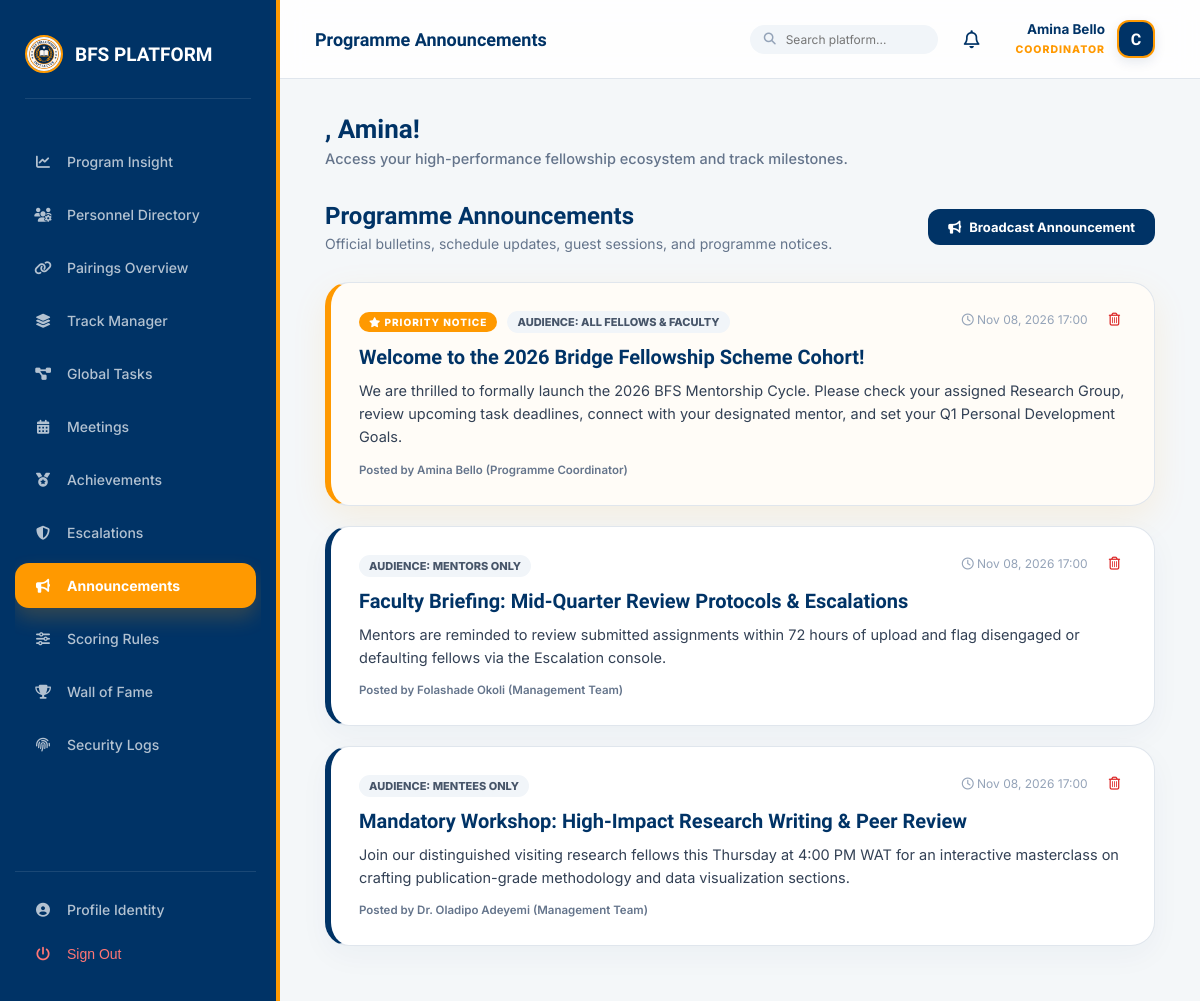
Screenshot of /announcements/ (signed in) with the database file from the repository.
### accounts/models.py (models this page shows, shortened)
class User(AbstractUser):
    ROLE_CHOICES = [
        ('mentee', 'Mentee'),
        ('mentor', 'Mentor'),
        ('management', 'Management Team'),
        ('coordinator', 'Programme Coordinator'),
    ]
    role = models.CharField(max_length=20, choices=ROLE_CHOICES, default='mentee')
    phone = models.CharField(max_length=20, blank=True)
    bio = models.TextField(blank=True)
    avatar_url = models.URLField(blank=True)   # Link to OneDrive/SharePoint photo
    is_verified = models.BooleanField(default=False)
    linkedin_url = models.URLField(blank=True, verbose_name="LinkedIn Profile")
    github_url = models.URLField(blank=True, verbose_name="GitHub/Portfolio")
    cv_url = models.URLField(blank=True, verbose_name="CV/Resume (OneDrive Link)")
    qualification = models.CharField(max_length=120, blank=True, help_text="e.g. B.Sc, M.Sc, Ph.D, Professional Fellow")
    expertise = models.CharField(max_length=150, blank=True, help_text="e.g. Software Engineering, AI, Cloud, Research")
    academic_status = models.CharField(max_length=100, blank=True, help_text="e.g. Student, Recent Graduate, Professional")
    interests = models.TextField(blank=True, help_text="Areas of interest or specialization")
    career_goal = models.TextField(blank=True, help_text="Mentee primary career and learning goal")

### announcements/models.py (models this page shows, shortened)
class Announcement(models.Model):
    AUDIENCE_CHOICES = [
        ('all', 'All Fellows & Faculty'),
        ('mentees', 'Mentees Only'),
        ('mentors', 'Mentors Only'),
        ('group', 'Specific Research Track'),
    ]
    title = models.CharField(max_length=150)
    message = models.TextField()
    audience = models.CharField(max_length=15, choices=AUDIENCE_CHOICES, default='all')
    group = models.ForeignKey('groups.Group', on_delete=models.SET_NULL, null=True, blank=True)
    is_priority = models.BooleanField(default=False, help_text="Priority announcements are highlighted across all dashboards")
    created_by = models.ForeignKey(settings.AUTH_USER_MODEL, on_delete=models.SET_NULL, null=True)
    created_at = models.DateTimeField(auto_now_add=True)
    class Meta:
        ordering = ['-is_priority', '-created_at']

### announcements/views.py (the view)
# urls.py: path('', views.announcement_list, name='list'),
@login_required
def announcement_list(request):
    user = request.user
    if user.role == 'mentee':
        my_group_ids = GroupMembership.objects.filter(user=user).values_list('group_id', flat=True)
        announcements = Announcement.objects.filter(
            Q(audience__in=['all', 'mentees']) |
            Q(audience='group', group_id__in=my_group_ids)
        )
    elif user.role == 'mentor':
        my_group_ids = Group.objects.filter(mentor=user).values_list('id', flat=True)
        announcements = Announcement.objects.filter(
            Q(audience__in=['all', 'mentors']) |
            Q(audience='group', group_id__in=my_group_ids)
        )
    else:
        announcements = Announcement.objects.all()
    return render(request, 'announcements/announcement_list.html', {
        'announcements': announcements,
    })

### templates/announcements/announcement_list.html (shortened to what this page needs)
{% extends 'base.html' %}
{% block header_title %}Programme Announcements{% endblock %}
{% block content %}
<div class="ann-header">
    <div>
        <h2 style="margin: 0; font-family: 'Lexend'; color: var(--navy);">Programme Announcements</h2>
        <p style="margin: 5px 0 0; color: #64748b; font-size: 14px;">Official bulletins, schedule updates, guest sessions, and programme notices.</p>
    </div>
    {% if user.role == 'management' or user.role == 'coordinator' %}
    <div>
        <a href="{% url 'announcements:create_announcement' %}" class="btn-create-ann">
            <i class="fas fa-bullhorn"></i> Broadcast Announcement
        </a>
    </div>
    {% endif %}
</div>
<div style="max-width: 900px; margin: 0 auto;">
    {% for a in announcements %}
    <div class="ann-card {% if a.is_priority %}priority{% endif %}">
        <div style="display: flex; justify-content: space-between; align-items: flex-start; margin-bottom: 12px; flex-wrap: wrap; gap: 10px;">
            <div style="display: flex; align-items: center; gap: 10px;">
                {% if a.is_priority %}
                    <span style="font-size: 10px; font-weight: 800; background: var(--gold); color: white; padding: 4px 10px; border-radius: 20px; text-transform: uppercase; letter-spacing: 1px;">
                        <i class="fas fa-star"></i> Priority Notice
                    </span>
                {% endif %}
                <span style="font-size: 11px; font-weight: 800; background: #f1f5f9; color: #475569; padding: 4px 10px; border-radius: 20px; text-transform: uppercase;">
                    Audience: {{ a.get_audience_display }}
                </span>
            </div>
            <div style="font-size: 12px; color: #94a3b8; display: flex; align-items: center; gap: 15px;">
                <span><i class="far fa-clock"></i> {{ a.created_at|date:"M d, Y H:i" }}</span>
                {% if user.role == 'management' or user.role == 'coordinator' %}
                <form method="post" action="{% url 'announcements:delete_announcement' a.id %}" style="display: inline;">
                    <button type="submit" onclick="return confirm('Remove announcement?')" style="background: none; border: none; color: #dc2626; cursor: pointer; font-size: 13px;" title="Delete">
                        <i class="far fa-trash-alt"></i>
                    </button>
                </form>
                {% endif %}
            </div>
        </div>
        <h3 style="margin: 0 0 10px; font-family: 'Lexend'; color: var(--navy); font-size: 20px;">{{ a.title }}</h3>
        <p style="margin: 0; color: #334155; font-size: 14.5px; line-height: 1.6; white-space: pre-line;">{{ a.message }}</p>
        {% if a.created_by %}
        <div style="margin-top: 14px; font-size: 11.5px; color: #64748b; font-weight: 600;">
            Posted by {{ a.created_by.get_full_name|default:a.created_by.username }} ({{ a.created_by.get_role_display }})
        </div>
        {% endif %}
    </div>
    {% endfor %}
</div>
{% endblock %}

### templates/base.html (shortened to what this page needs)
{% load static %}
<!DOCTYPE html>
<html lang="en">
<head>
    <link rel="stylesheet" href="https://cdnjs.cloudflare.com/ajax/libs/font-awesome/6.4.0/css/all.min.css">
</head>
<body>
    <aside class="sidebar" id="sidebar">
        <div class="brand">
            <img src="{% static 'images/logo.jpg' %}" alt="BFS Logo">
            <span>BFS PLATFORM</span>
        </div>
        <nav class="nav-menu">
            {% if user.role == 'mentee' %}
                <a href="{% url 'dashboard:mentee_dashboard' %}" class="nav-item {% if request.resolver_match.url_name == 'mentee_dashboard' %}active{% endif %}">
                    <i class="fas fa-th-large"></i> My Workspace
                </a>
                <a href="{% url 'groups:group_list' %}" class="nav-item {% if 'groups' in request.path and 'meetings' not in request.path and 'pairings' not in request.path %}active{% endif %}">
                    <i class="fas fa-compass"></i> Explore Tracks
                </a>
                <a href="{% url 'tasks:my_tasks_list' %}" class="nav-item {% if 'tasks' in request.path %}active{% endif %}">
                    <i class="fas fa-clipboard-list"></i> My Assignments
                </a>
                <a href="{% url 'groups:meeting_list' %}" class="nav-item {% if 'meetings' in request.path %}active{% endif %}">
                    <i class="fas fa-video"></i> Meetings
                </a>
                <a href="{% url 'progress:achievements' %}" class="nav-item {% if 'achievements' in request.path %}active{% endif %}">
                    <i class="fas fa-medal"></i> Achievements
                </a>
                <a href="{% url 'progress:leaderboard' %}" class="nav-item {% if 'leaderboard' in request.path %}active{% endif %}">
                    <i class="fas fa-award"></i> Leaderboard
                </a>
                <a href="{% url 'progress:goals' %}" class="nav-item {% if 'goals' in request.path %}active{% endif %}">
                    <i class="fas fa-bullseye"></i> My Goals
                </a>
                <a href="{% url 'helpdesk:home' %}" class="nav-item {% if 'helpdesk' in request.path %}active{% endif %}">
                    <i class="fas fa-question-circle"></i> Help Desk
                </a>
                <a href="{% url 'announcements:list' %}" class="nav-item {% if 'announcements' in request.path %}active{% endif %}">
                    <i class="fas fa-bullhorn"></i> Announcements
                </a>
                <a href="{% url 'progress:feedback' %}" class="nav-item {% if 'feedback' in request.path %}active{% endif %}">
                    <i class="fas fa-comment-dots"></i> Feedback
                </a>
                <a href="{% url 'core:wall_of_fame' %}" class="nav-item {% if 'wall-of-fame' in request.path %}active{% endif %}">
                    <i class="fas fa-trophy"></i> Wall of Fame
                </a>
            {% elif user.role == 'management' or user.role == 'coordinator' %}
                <a href="{% url 'dashboard:home' %}" class="nav-item ">
                    <i class="fas fa-chart-line"></i> Program Insight
                </a>
                <a href="{% url 'accounts:user_directory' %}" class="nav-item {% if 'users' in request.path %}active{% endif %}">
                    <i class="fas fa-users-cog"></i> Personnel Directory
                </a>
                <a href="{% url 'groups:pairing_list' %}" class="nav-item {% if 'pairings' in request.path %}active{% endif %}">
                    <i class="fas fa-link"></i> Pairings Overview
                </a>
                <a href="{% url 'groups:group_list' %}" class="nav-item {% if 'groups' in request.path and 'meetings' not in request.path and 'pairings' not in request.path %}active{% endif %}">
                    <i class="fas fa-layer-group"></i> Track Manager
                </a>
                <a href="{% url 'tasks:task_manager' %}" class="nav-item {% if 'manager' in request.path %}active{% endif %}">
                    <i class="fas fa-project-diagram"></i> Global Tasks
                </a>
                <a href="{% url 'groups:meeting_list' %}" class="nav-item {% if 'meetings' in request.path %}active{% endif %}">
                    <i class="fas fa-calendar-alt"></i> Meetings
                </a>
                <a href="{% url 'progress:achievements' %}" class="nav-item {% if 'achievements' in request.path %}active{% endif %}">
                    <i class="fas fa-medal"></i> Achievements
                </a>
                <a href="{% url 'progress:escalation_list' %}" class="nav-item {% if 'escalations' in request.path %}active{% endif %}">
                    <i class="fas fa-shield-alt"></i> Escalations
                </a>
                <a href="{% url 'announcements:list' %}" class="nav-item {% if 'announcements' in request.path %}active{% endif %}">
                    <i class="fas fa-bullhorn"></i> Announcements
                </a>
                <a href="{% url 'progress:points_rules' %}" class="nav-item {% if 'points-rules' in request.path %}active{% endif %}">
                    <i class="fas fa-sliders-h"></i> Scoring Rules
                </a>
                <a href="{% url 'core:wall_of_fame' %}" class="nav-item {% if 'wall-of-fame' in request.path %}active{% endif %}">
                    <i class="fas fa-trophy"></i> Wall of Fame
                </a>
                <a href="{% url 'progress:audit_log' %}" class="nav-item {% if 'audit' in request.path %}active{% endif %}">
                    <i class="fas fa-fingerprint"></i> Security Logs
                </a>
            {% endif %}
            <div style="margin-top: auto; border-top: 1px solid rgba(255,255,255,0.1); padding-top: 15px;">
                <a href="{% url 'accounts:profile' %}" class="nav-item {% if 'profile' in request.path %}active{% endif %}">
                    <i class="fas fa-user-circle"></i> Profile Identity
                </a>
                <button onclick="document.getElementById('logout-form').submit();" class="nav-item" style="color: #ff7675; cursor: pointer;">
                    <i class="fas fa-power-off"></i> Sign Out
                </button>
            </div>
        </nav>
    </aside>
    <main class="main">
        <header class="topbar">
            <div style="display: flex; align-items: center; gap: 15px;">
                <h2 style="margin:0; font-family:'Lexend'; font-size: 18px; color: var(--navy);">{% block header_title %}{% endblock %}</h2>
            </div>
            <div style="display: flex; align-items: center; gap: 20px;">
                <form method="get" action="{% url 'core:search' %}" style="display: flex; align-items: center; background: #f1f5f9; border-radius: 20px; padding: 6px 14px;">
                    <i class="fas fa-search" style="color: #94a3b8; font-size: 12px; margin-right: 8px;"></i>
                    <input type="text" name="q" placeholder="Search platform..." style="border: none; background: transparent; outline: none; font-size: 12px; width: 140px; font-family: inherit;">
                </form>
                <a href="{% url 'notifications:notification_list' %}" style="position: relative; color: var(--navy); text-decoration: none; font-size: 18px; padding: 6px;">
                    <i class="far fa-bell"></i>
                </a>
                <div class="identity-card" data-role="{{ user.get_role_display }}">
                    <div style="display: flex; align-items: center; gap: 12px;">
                        <div style="text-align: right; line-height: 1.2;">
                            <span style="display: block; font-weight: 700; font-size: 13.5px; color: var(--navy);">{{ user.get_full_name|default:user.username }}</span>
                            <span style="font-size: 10.5px; color: var(--gold); font-weight: 800; text-transform: uppercase; letter-spacing: 1px;">{{ user.role }}</span>
                        </div>
                        <div style="width: 38px; height: 38px; border-radius: 12px; background: var(--navy); color: white; display: flex; align-items: center; justify-content: center; font-weight: 800; font-family: 'Lexend'; border: 2px solid var(--gold); box-shadow: 0 4px 12px rgba(0, 51, 102, 0.1);">
                            {{ user.username|first|upper }}
                        </div>
                    </div>
                </div>
            </div>
        </header>
        <div class="content-body">
            <div class="welcome-banner">
                <h1>{{ greeting }}, {{ user.first_name|default:user.username }}!</h1>
                <p>Access your high-performance fellowship ecosystem and track milestones.</p>
            </div>
            {% block content %}{% endblock %}
        </div>
    </main>
</body>
</html>

### rows the page displays
User: get_full_name "Amina Bello", role "COORDINATOR", username|first "C", first_name "Amina"
Announcement: is_priority True (drawn), audience "ALL FELLOWS & FACULTY", created_at "Nov 08, 2026 17:00", title "Welcome to the 2026 Bridge Fellowship Scheme Cohort!", message "We are thrilled to formally launch the 2026 BFS Mentorship Cycle. Please check your assigned Research Group, review upcoming task deadlines, connect with your designated mentor, and set your Q1 Personal Development Goals.", created_by.get_full_name "Amina Bello", created_by.role "Programme Coordinator"
Announcement: audience "MENTORS ONLY", created_at "Nov 08, 2026 17:00", title "Faculty Briefing: Mid-Quarter Review Protocols & Escalations", message "Mentors are reminded to review submitted assignments within 72 hours of upload and flag disengaged or defaulting fellows via the Escalation console.", created_by.get_full_name "Folashade Okoli", created_by.role "Management Team"
Announcement: audience "MENTEES ONLY", created_at "Nov 08, 2026 17:00", title "Mandatory Workshop: High-Impact Research Writing & Peer Review", message "Join our distinguished visiting research fellows this Thursday at 4:00 PM WAT for an interactive masterclass on crafting publication-grade methodology and data visualization sections.", created_by.get_full_name "Dr. Oladipo Adeyemi", created_by.role "Management Team"
